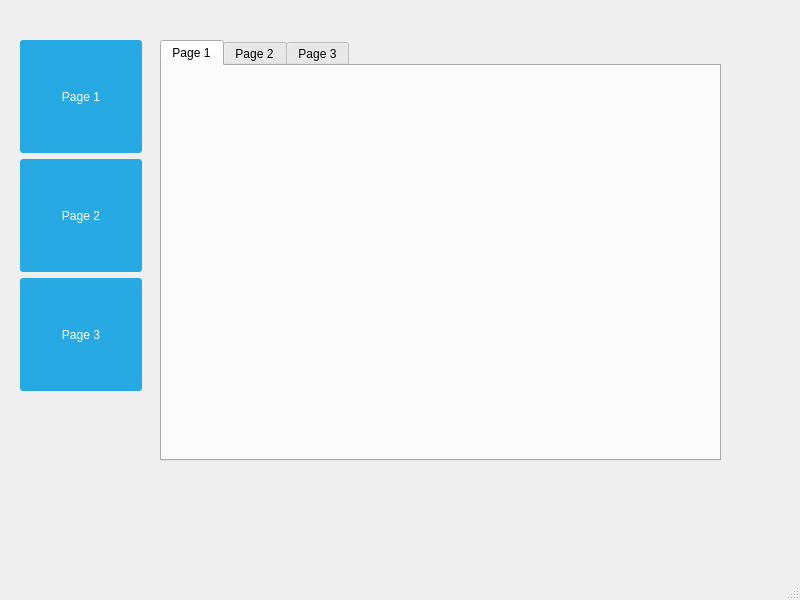
<?xml version="1.0" encoding="UTF-8"?>
<ui version="4.0">
 <class>MainWindow</class>
 <widget class="QMainWindow" name="MainWindow">
  <property name="geometry">
   <rect>
    <x>0</x>
    <y>0</y>
    <width>800</width>
    <height>600</height>
   </rect>
  </property>
  <property name="windowTitle">
   <string>MainWindow</string>
  </property>
  <property name="styleSheet">
   <string notr="true">QPushButton{
	color: white;
	background-color: #27a9e3;
	border-width: 0px;
	border-radius: 3px;
}

QPushButton:hover{
	color: white;
	background-color: #66c011;
	border-width: 0px;
	border-radius: 3px;
}

QPushButton[pagematches=true]{
	color: white;
	background-color: red;
	border-width: 0px;
	border-radius: 3px;
}

QPushButton:pressed{
	color: white;
	background-color: yellow;
	border-width: 0px;
	border-radius: 3px;
}</string>
  </property>
  <widget class="QWidget" name="centralwidget">
   <widget class="QWidget" name="verticalLayoutWidget">
    <property name="geometry">
     <rect>
      <x>20</x>
      <y>40</y>
      <width>122</width>
      <height>421</height>
     </rect>
    </property>
    <layout class="QVBoxLayout" name="verticalLayout">
     <item>
      <widget class="QPushButton" name="button1">
       <property name="enabled">
        <bool>true</bool>
       </property>
       <property name="sizePolicy">
        <sizepolicy hsizetype="Minimum" vsizetype="Minimum">
         <horstretch>0</horstretch>
         <verstretch>0</verstretch>
        </sizepolicy>
       </property>
       <property name="minimumSize">
        <size>
         <width>60</width>
         <height>60</height>
        </size>
       </property>
       <property name="text">
        <string>Page 1</string>
       </property>
      </widget>
     </item>
     <item>
      <widget class="QPushButton" name="button2">
       <property name="enabled">
        <bool>true</bool>
       </property>
       <property name="sizePolicy">
        <sizepolicy hsizetype="Minimum" vsizetype="Minimum">
         <horstretch>0</horstretch>
         <verstretch>0</verstretch>
        </sizepolicy>
       </property>
       <property name="minimumSize">
        <size>
         <width>60</width>
         <height>60</height>
        </size>
       </property>
       <property name="text">
        <string>Page 2</string>
       </property>
      </widget>
     </item>
     <item>
      <widget class="QPushButton" name="button3">
       <property name="enabled">
        <bool>true</bool>
       </property>
       <property name="sizePolicy">
        <sizepolicy hsizetype="Minimum" vsizetype="Minimum">
         <horstretch>0</horstretch>
         <verstretch>0</verstretch>
        </sizepolicy>
       </property>
       <property name="minimumSize">
        <size>
         <width>60</width>
         <height>60</height>
        </size>
       </property>
       <property name="text">
        <string>Page 3</string>
       </property>
      </widget>
     </item>
     <item>
      <spacer name="verticalSpacer">
       <property name="orientation">
        <enum>Qt::Vertical</enum>
       </property>
       <property name="sizeType">
        <enum>QSizePolicy::Fixed</enum>
       </property>
       <property name="sizeHint" stdset="0">
        <size>
         <width>20</width>
         <height>70</height>
        </size>
       </property>
      </spacer>
     </item>
    </layout>
   </widget>
   <widget class="QWidget" name="horizontalLayoutWidget">
    <property name="geometry">
     <rect>
      <x>160</x>
      <y>40</y>
      <width>561</width>
      <height>421</height>
     </rect>
    </property>
    <layout class="QHBoxLayout" name="horizontalLayout">
     <item>
      <widget class="QTabWidget" name="tabWidget">
       <property name="currentIndex">
        <number>0</number>
       </property>
       <widget class="QWidget" name="tab">
        <attribute name="title">
         <string>Page 1</string>
        </attribute>
       </widget>
       <widget class="QWidget" name="tab_3">
        <attribute name="title">
         <string>Page 2</string>
        </attribute>
       </widget>
       <widget class="QWidget" name="tab_2">
        <attribute name="title">
         <string>Page 3</string>
        </attribute>
       </widget>
      </widget>
     </item>
    </layout>
   </widget>
  </widget>
  <widget class="QMenuBar" name="menubar">
   <property name="geometry">
    <rect>
     <x>0</x>
     <y>0</y>
     <width>800</width>
     <height>21</height>
    </rect>
   </property>
  </widget>
  <widget class="QStatusBar" name="statusbar"/>
 </widget>
 <resources/>
 <connections/>
</ui>
